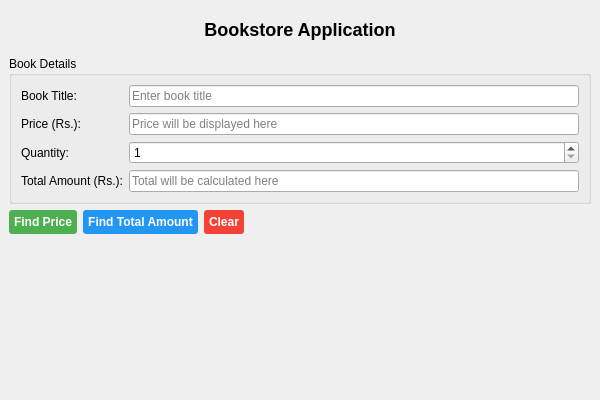
<?xml version="1.0" encoding="UTF-8"?>
<ui version="4.0">
 <class>BookstoreForm</class>
 <widget class="QMainWindow" name="BookstoreForm">
  <property name="geometry">
   <rect>
    <x>0</x>
    <y>0</y>
    <width>600</width>
    <height>400</height>
   </rect>
  </property>
  <property name="windowTitle">
   <string>Bookstore - Find Book Price and Total</string>
  </property>
  <widget class="QWidget" name="centralwidget">
   <layout class="QVBoxLayout" name="verticalLayout">
    <item>
     <widget class="QLabel" name="titleLabel">
      <property name="text">
       <string>Bookstore Application</string>
      </property>
      <property name="alignment">
       <set>Qt::AlignCenter</set>
      </property>
      <property name="styleSheet">
       <string>font-size: 18px; font-weight: bold; margin: 10px;</string>
      </property>
     </widget>
    </item>
    <item>
     <widget class="QGroupBox" name="groupBox">
      <property name="title">
       <string>Book Details</string>
      </property>
      <layout class="QFormLayout" name="formLayout">
       <item row="0" column="0">
        <widget class="QLabel" name="bookTitleLabel">
         <property name="text">
          <string>Book Title:</string>
         </property>
        </widget>
       </item>
       <item row="0" column="1">
        <widget class="QLineEdit" name="bookTitleInput">
         <property name="placeholderText">
          <string>Enter book title</string>
         </property>
        </widget>
       </item>
       <item row="1" column="0">
        <widget class="QLabel" name="priceLabel">
         <property name="text">
          <string>Price (Rs.):</string>
         </property>
        </widget>
       </item>
       <item row="1" column="1">
        <widget class="QLineEdit" name="priceDisplay">
         <property name="readOnly">
          <bool>true</bool>
         </property>
         <property name="placeholderText">
          <string>Price will be displayed here</string>
         </property>
        </widget>
       </item>
       <item row="2" column="0">
        <widget class="QLabel" name="quantityLabel">
         <property name="text">
          <string>Quantity:</string>
         </property>
        </widget>
       </item>
       <item row="2" column="1">
        <widget class="QSpinBox" name="quantityInput">
         <property name="minimum">
          <number>1</number>
         </property>
         <property name="maximum">
          <number>999</number>
         </property>
         <property name="value">
          <number>1</number>
         </property>
        </widget>
       </item>
       <item row="3" column="0">
        <widget class="QLabel" name="totalLabel">
         <property name="text">
          <string>Total Amount (Rs.):</string>
         </property>
        </widget>
       </item>
       <item row="3" column="1">
        <widget class="QLineEdit" name="totalDisplay">
         <property name="readOnly">
          <bool>true</bool>
         </property>
         <property name="placeholderText">
          <string>Total will be calculated here</string>
         </property>
        </widget>
       </item>
      </layout>
     </widget>
    </item>
    <item>
     <layout class="QHBoxLayout" name="buttonsLayout">
      <item>
       <widget class="QPushButton" name="findPriceButton">
        <property name="text">
         <string>Find Price</string>
        </property>
        <property name="styleSheet">
         <string>background-color: #4CAF50; color: white; padding: 5px; border-radius: 3px; font-weight: bold;</string>
        </property>
       </widget>
      </item>
      <item>
       <widget class="QPushButton" name="findTotalButton">
        <property name="text">
         <string>Find Total Amount</string>
        </property>
        <property name="styleSheet">
         <string>background-color: #2196F3; color: white; padding: 5px; border-radius: 3px; font-weight: bold;</string>
        </property>
       </widget>
      </item>
      <item>
       <widget class="QPushButton" name="clearButton">
        <property name="text">
         <string>Clear</string>
        </property>
        <property name="styleSheet">
         <string>background-color: #f44336; color: white; padding: 5px; border-radius: 3px; font-weight: bold;</string>
        </property>
       </widget>
      </item>
      <item>
       <spacer name="horizontalSpacer">
        <property name="orientation">
         <enum>Qt::Horizontal</enum>
        </property>
        <property name="sizeHint" stdset="0">
         <size>
          <width>40</width>
          <height>20</height>
         </size>
        </property>
       </spacer>
      </item>
     </layout>
    </item>
    <item>
     <widget class="QLabel" name="messageLabel">
      <property name="text">
       <string></string>
      </property>
      <property name="alignment">
       <set>Qt::AlignCenter</set>
      </property>
      <property name="styleSheet">
       <string>color: #d32f2f; font-weight: bold; margin: 10px;</string>
      </property>
     </widget>
    </item>
    <item>
     <spacer name="verticalSpacer">
      <property name="orientation">
       <enum>Qt::Vertical</enum>
      </property>
      <property name="sizeHint" stdset="0">
       <size>
        <width>20</width>
        <height>40</height>
       </size>
      </property>
     </spacer>
    </item>
   </layout>
  </widget>
 </widget>
 <resources/>
 <connections/>
</ui>
